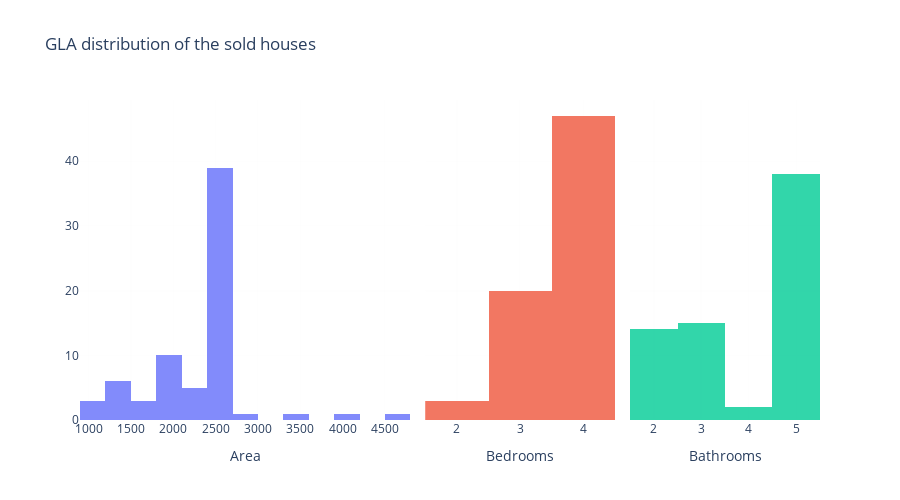

Write notebook code for a chart like this one.
### Code cell
fig = make_subplots(rows=1, cols=3,horizontal_spacing = 0.02,column_widths=[0.4, 0.23,0.23], shared_yaxes=True)

fig.add_trace(go.Histogram(x=pricy[pricy['GLA(feet)'] > 0]['GLA(feet)'], xbins_size=300,  name='All houses'),1,1)
fig.add_trace(go.Histogram(x=pricy['Bedrooms'], xbins_size=1,  name='All houses'),1,2)
fig.add_trace(go.Histogram(x=pricy['Bathrooms'], xbins_size=1,  name='All houses'),1,3)



fig.update_layout(title_text='GLA distribution of the sold houses',
                  width=900, height=500, plot_bgcolor='rgba(0,0,0,0)', showlegend=False,
                  yaxis=dict(gridcolor='#EEEEEE', nticks=5),
                  xaxis=dict(gridcolor='#EEEEEE', nticks=18,
                             tickfont=dict(size=12)))
axes_names = ['Area','', 'Bedrooms', 'Bathrooms','','']
for j,i in enumerate(['xaxis','yaxis','xaxis2','xaxis3','yaxis2','yaxis3']):
    fig.layout[i]['showgrid'] = True
    fig.layout[i]['gridwidth'] = 0.1
    fig.layout[i]['showgrid'] = True
    fig.layout[i]['gridcolor'] = '#EEEEEE'
    
    #fig.layout[i]['nticks'] = 15
    if 'xaxis' in i:
        fig.layout[i]['title'] = axes_names[j]
    
fig.update_layout(barmode='overlay')
fig.update_traces(opacity=0.8)
fig.show()

### Figure 1 — Plotly figure (JSON) as saved in the notebook; plotly's stock layout.template omitted (floating-point values rounded to 4 significant figures)
{"data": [{"name": "All houses", "opacity": 0.8, "type": "histogram", "x": [1884, 1990, 2542, 2647, 1293, 2275, 1395, 1196, 1360, 2436, 1196, 1259, 1902, 2633, 2450, 1314, 4595, 2625, 2057, 1282, 1967, 1739, 1739, 4046, 1960, 2021, 1609, 2545, 2248, 3427, 2225, 2392, 2200, 2014, 2648, 2674, 2540, 2540, 2540, 2540, 2678, 2678, 2548, 2678, 2563, 2528, 2447, 2570, 2447, 2518, 2447, 2540, 2540, 2528, 2614, 2460, 2461, 2444, 2470, 2539, 1154, 1944, 1953, 2654, 2650, 2700, 2555, 2539, 2589, 2562], "xaxis": "x", "xbins": {"size": 300}, "yaxis": "y"}, {"name": "All houses", "opacity": 0.8, "type": "histogram", "x": [3, 3, 4, 4, 3, 4, 3, 3, 3, 4, 3, 3, 3, 4, 3, null, 3, 4, 4, 3, 2, 3, 3, 3, 4, 3, 3, 2, 4, 4, 4, 4, 4, 3, 4, null, null, null, 4, 4, 4, 4, 4, 4, 4, 4, 4, 4, 4, 4, 4, 4, 4, 4, 4, 4, 4, 4, 4, 4, 4, 4, null, 4, null, 4, 2, null, 3, 3, 4, 4, 4, 4, 4, 4, 4], "xaxis": "x2", "xbins": {"size": 1}, "yaxis": "y2"}, {"name": "All houses", "opacity": 0.8, "type": "histogram", "x": [3, 3, 2, 3, 2, 2, 3, 2, 2, 3, null, 2, 3, 5, 2, null, 2, 5, 5, 3, 2, 3, 2, 2, 5, 2, 3, 2, 5, 3, 3, 4, 5, 3, 3, null, null, null, 5, 5, 5, 5, 5, 5, 5, 5, 5, 5, 5, 5, 5, 5, 5, 5, 5, 5, 5, 5, 5, 5, 5, 5, null, 5, null, 5, 2, null, 3, 3, 5, 4, 5, 5, 5, 5, 5], "xaxis": "x3", "xbins": {"size": 1}, "yaxis": "y3"}], "layout": {"barmode": "overlay", "height": 500, "plot_bgcolor": "rgba(0,0,0,0)", "showlegend": false, "title": {"text": "GLA distribution of the sold houses"}, "width": 900, "xaxis": {"anchor": "y", "domain": [0, 0.4465], "gridcolor": "#EEEEEE", "gridwidth": 0.1, "nticks": 18, "showgrid": true, "tickfont": {"size": 12}, "title": {"text": "Area"}}, "xaxis2": {"anchor": "y2", "domain": [0.4665, 0.7233], "gridcolor": "#EEEEEE", "gridwidth": 0.1, "showgrid": true, "title": {"text": "Bedrooms"}}, "xaxis3": {"anchor": "y3", "domain": [0.7433, 1], "gridcolor": "#EEEEEE", "gridwidth": 0.1, "showgrid": true, "title": {"text": "Bathrooms"}}, "yaxis": {"anchor": "x", "domain": [0, 1], "gridcolor": "#EEEEEE", "gridwidth": 0.1, "nticks": 5, "showgrid": true}, "yaxis2": {"anchor": "x2", "domain": [0, 1], "gridcolor": "#EEEEEE", "gridwidth": 0.1, "matches": "y", "showgrid": true, "showticklabels": false}, "yaxis3": {"anchor": "x3", "domain": [0, 1], "gridcolor": "#EEEEEE", "gridwidth": 0.1, "matches": "y", "showgrid": true, "showticklabels": false}}}
